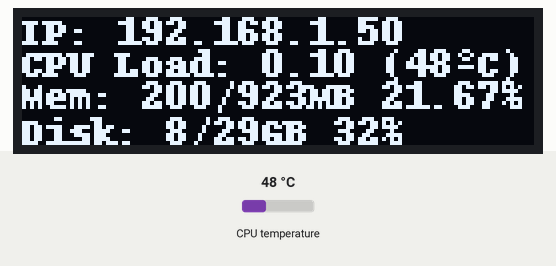
The program below on a simulated Raspberry Pi (BCM pin numbers). Shown: 128×32 one-colour display. The test bench sets the inputs (shaded band); at power-on: CPU temperature 48 °C. System figures (address, load, memory, disk, uptime) are fixed made-up values.

Above: at 1.2 s.
1.3 s: CPU temperature set to 31 °C
At 5.9 s:
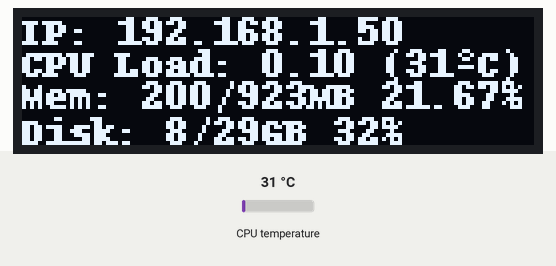
7.4 s: CPU temperature set to 44 °C
At 11.3 s:
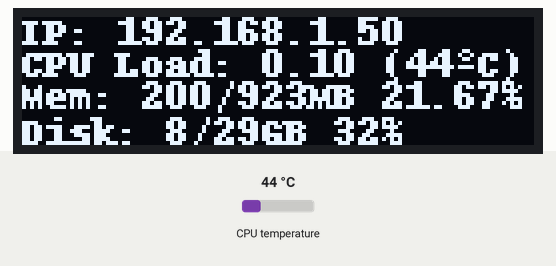
13.5 s: CPU temperature set to 58 °C
At 16.8 s:
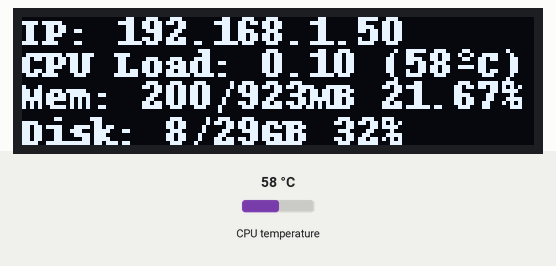
Timing chart, 0 to 18.3 s (numbered marks = the images above; inputs shaded):
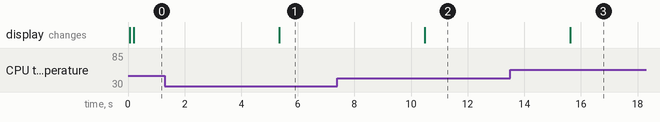

Measured:
- after the input at 1.3 s, the display: changes after 4.0 s (image 1)
- after the input at 7.4 s, the display: changes after 3.1 s (image 2)
- after the input at 13.5 s, the display: changes after 2.1 s (image 3)

The program:

start.py
```python
import time

import Adafruit_SSD1306

from PIL import Image
from PIL import ImageDraw
from PIL import ImageFont

import subprocess

# Raspberry Pi pin configuration:
RST = None  # on the PiOLED this pin isn't used

# Note the following are only used with SPI:
DC = 23
SPI_PORT = 0
SPI_DEVICE = 0

# Time between redrawing
sleepTime = 5

# 128x32 display with hardware I2C:
display = Adafruit_SSD1306.SSD1306_128_32(rst=RST)

# Initialize library.
display.begin()

# Clear display.
display.clear()
display.display()

# Create blank image for drawing.
# Make sure to create image with mode '1' for 1-bit color.
width = display.width
height = display.height
image = Image.new('1', (width, height))

# Get drawing object to draw on image.
draw = ImageDraw.Draw(image)

# Draw a black filled box to clear the image.
draw.rectangle((0, 0, width, height), outline=0, fill=0)

# Draw some shapes.
# First define some constants to allow easy resizing of shapes.
padding = -2
top = padding
bottom = height - padding
# Move left to right keeping track of the current x position for drawing shapes.
x = 0

# Load default font.
font = ImageFont.load_default()

# Alternatively load a TTF font.  Make sure the .ttf font file is in the same directory as the python script!
# Some other nice fonts to try: http://www.dafont.com/bitmap.php
# font = ImageFont.truetype('Minecraftia.ttf', 8)

# Shell scripts for system monitoring from here : https://unix.stackexchange.com/questions/119126/command-to-display-memory-usage-disk-usage-and-cpu-load
getIP = "hostname -I | cut -d\' \' -f1"
getCPU = "top -bn1 | grep load | awk '{printf \"CPU Load: %.2f\", $(NF-2)}'"
getRAM = "free -m | awk 'NR==2{printf \"Mem: %s/%sMB %.2f%%\", $3,$2,$3*100/$2 }'"
getDisk = "df -h | awk '$NF==\"/\"{printf \"Disk: %d/%dGB %s\", $3,$2,$5}'"
getTemp = "cat /sys/class/thermal/thermal_zone0/temp"

while True:
    # Draw a black filled box to clear the image.
    draw.rectangle((0, 0, width, height), outline=0, fill=0)

    IP = subprocess.check_output(getIP, shell=True).decode('utf-8')
    CPU = subprocess.check_output(getCPU, shell=True).decode('utf-8')
    MemUsage = subprocess.check_output(getRAM, shell=True)
    Disk = subprocess.check_output(getDisk, shell=True)
    Temp = (subprocess.check_output(getTemp, shell=True).decode('utf-8'))[: -4]

    # Write two lines of text.

    draw.text((x, top), 'IP: {0}'.format(IP), font=font, fill=255)
    draw.text((x, top + 8), '{0} ({1}ºC)'.format(CPU, Temp), font=font, fill=255)
    draw.text((x, top + 16), MemUsage, font=font, fill=255)
    draw.text((x, top + 25), Disk, font=font, fill=255)

    # Display image.
    display.image(image)
    display.display()
    time.sleep(sleepTime)
```
